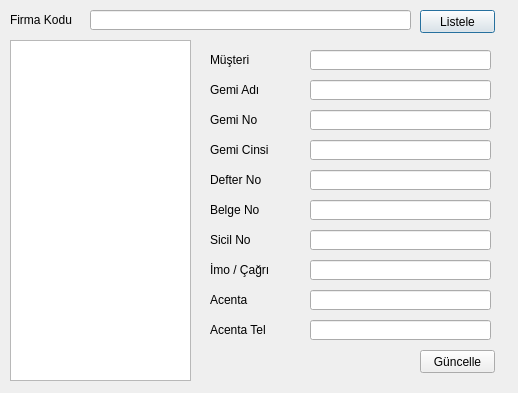
<?xml version="1.0" encoding="UTF-8"?>
<ui version="4.0">
 <class>Fg</class>
 <widget class="QDialog" name="Fg">
  <property name="geometry">
   <rect>
    <x>0</x>
    <y>0</y>
    <width>518</width>
    <height>393</height>
   </rect>
  </property>
  <property name="windowTitle">
   <string>Gemi Bilgisi Düzenle</string>
  </property>
  <widget class="QLabel" name="label">
   <property name="geometry">
    <rect>
     <x>10</x>
     <y>10</y>
     <width>100</width>
     <height>20</height>
    </rect>
   </property>
   <property name="text">
    <string>Firma Kodu</string>
   </property>
  </widget>
  <widget class="QLineEdit" name="lineEdit">
   <property name="geometry">
    <rect>
     <x>90</x>
     <y>10</y>
     <width>321</width>
     <height>20</height>
    </rect>
   </property>
  </widget>
  <widget class="QPushButton" name="pushButton">
   <property name="geometry">
    <rect>
     <x>420</x>
     <y>10</y>
     <width>75</width>
     <height>23</height>
    </rect>
   </property>
   <property name="text">
    <string>Listele</string>
   </property>
  </widget>
  <widget class="QLabel" name="label_3">
   <property name="geometry">
    <rect>
     <x>210</x>
     <y>50</y>
     <width>68</width>
     <height>20</height>
    </rect>
   </property>
   <property name="text">
    <string>Müşteri</string>
   </property>
  </widget>
  <widget class="QLabel" name="label_4">
   <property name="geometry">
    <rect>
     <x>210</x>
     <y>80</y>
     <width>68</width>
     <height>20</height>
    </rect>
   </property>
   <property name="text">
    <string>Gemi Adı</string>
   </property>
  </widget>
  <widget class="QLabel" name="label_7">
   <property name="geometry">
    <rect>
     <x>210</x>
     <y>170</y>
     <width>68</width>
     <height>20</height>
    </rect>
   </property>
   <property name="text">
    <string>Defter No</string>
   </property>
  </widget>
  <widget class="QLabel" name="label_8">
   <property name="geometry">
    <rect>
     <x>210</x>
     <y>200</y>
     <width>91</width>
     <height>20</height>
    </rect>
   </property>
   <property name="text">
    <string>Belge No</string>
   </property>
  </widget>
  <widget class="QLabel" name="label_5">
   <property name="geometry">
    <rect>
     <x>210</x>
     <y>110</y>
     <width>68</width>
     <height>20</height>
    </rect>
   </property>
   <property name="text">
    <string>Gemi No</string>
   </property>
  </widget>
  <widget class="QLabel" name="label_10">
   <property name="geometry">
    <rect>
     <x>210</x>
     <y>260</y>
     <width>68</width>
     <height>20</height>
    </rect>
   </property>
   <property name="text">
    <string>İmo / Çağrı</string>
   </property>
  </widget>
  <widget class="QLabel" name="label_6">
   <property name="geometry">
    <rect>
     <x>210</x>
     <y>140</y>
     <width>68</width>
     <height>20</height>
    </rect>
   </property>
   <property name="text">
    <string>Gemi Cinsi</string>
   </property>
  </widget>
  <widget class="QLabel" name="label_9">
   <property name="geometry">
    <rect>
     <x>210</x>
     <y>230</y>
     <width>68</width>
     <height>20</height>
    </rect>
   </property>
   <property name="text">
    <string>Sicil No</string>
   </property>
  </widget>
  <widget class="QLineEdit" name="lineEdit_2">
   <property name="geometry">
    <rect>
     <x>310</x>
     <y>50</y>
     <width>181</width>
     <height>20</height>
    </rect>
   </property>
  </widget>
  <widget class="QLineEdit" name="lineEdit_3">
   <property name="geometry">
    <rect>
     <x>310</x>
     <y>80</y>
     <width>181</width>
     <height>20</height>
    </rect>
   </property>
  </widget>
  <widget class="QLineEdit" name="lineEdit_4">
   <property name="geometry">
    <rect>
     <x>310</x>
     <y>110</y>
     <width>181</width>
     <height>20</height>
    </rect>
   </property>
  </widget>
  <widget class="QLineEdit" name="lineEdit_5">
   <property name="geometry">
    <rect>
     <x>310</x>
     <y>140</y>
     <width>181</width>
     <height>20</height>
    </rect>
   </property>
  </widget>
  <widget class="QLineEdit" name="lineEdit_6">
   <property name="geometry">
    <rect>
     <x>310</x>
     <y>170</y>
     <width>181</width>
     <height>20</height>
    </rect>
   </property>
  </widget>
  <widget class="QLineEdit" name="lineEdit_7">
   <property name="geometry">
    <rect>
     <x>310</x>
     <y>200</y>
     <width>181</width>
     <height>20</height>
    </rect>
   </property>
  </widget>
  <widget class="QLineEdit" name="lineEdit_8">
   <property name="geometry">
    <rect>
     <x>310</x>
     <y>230</y>
     <width>181</width>
     <height>20</height>
    </rect>
   </property>
  </widget>
  <widget class="QLineEdit" name="lineEdit_9">
   <property name="geometry">
    <rect>
     <x>310</x>
     <y>260</y>
     <width>181</width>
     <height>20</height>
    </rect>
   </property>
  </widget>
  <widget class="QPushButton" name="pushButton_2">
   <property name="geometry">
    <rect>
     <x>420</x>
     <y>350</y>
     <width>75</width>
     <height>23</height>
    </rect>
   </property>
   <property name="text">
    <string>Güncelle</string>
   </property>
  </widget>
  <widget class="QListWidget" name="listWidget">
   <property name="geometry">
    <rect>
     <x>10</x>
     <y>40</y>
     <width>181</width>
     <height>341</height>
    </rect>
   </property>
  </widget>
  <widget class="QLabel" name="label_12">
   <property name="geometry">
    <rect>
     <x>210</x>
     <y>290</y>
     <width>68</width>
     <height>20</height>
    </rect>
   </property>
   <property name="text">
    <string>Acenta </string>
   </property>
  </widget>
  <widget class="QLineEdit" name="lineEdit_10">
   <property name="geometry">
    <rect>
     <x>310</x>
     <y>290</y>
     <width>181</width>
     <height>20</height>
    </rect>
   </property>
  </widget>
  <widget class="QLabel" name="label_13">
   <property name="geometry">
    <rect>
     <x>210</x>
     <y>320</y>
     <width>68</width>
     <height>20</height>
    </rect>
   </property>
   <property name="text">
    <string>Acenta Tel</string>
   </property>
  </widget>
  <widget class="QLineEdit" name="lineEdit_11">
   <property name="geometry">
    <rect>
     <x>310</x>
     <y>320</y>
     <width>181</width>
     <height>20</height>
    </rect>
   </property>
  </widget>
 </widget>
 <resources/>
 <connections>
  <connection>
   <sender>pushButton</sender>
   <signal>clicked()</signal>
   <receiver>Fg</receiver>
   <slot>close()</slot>
   <hints>
    <hint type="sourcelabel">
     <x>359</x>
     <y>23</y>
    </hint>
    <hint type="destinationlabel">
     <x>183</x>
     <y>48</y>
    </hint>
   </hints>
  </connection>
  <connection>
   <sender>pushButton_2</sender>
   <signal>clicked()</signal>
   <receiver>Fg</receiver>
   <slot>close()</slot>
   <hints>
    <hint type="sourcelabel">
     <x>440</x>
     <y>350</y>
    </hint>
    <hint type="destinationlabel">
     <x>190</x>
     <y>326</y>
    </hint>
   </hints>
  </connection>
 </connections>
</ui>
